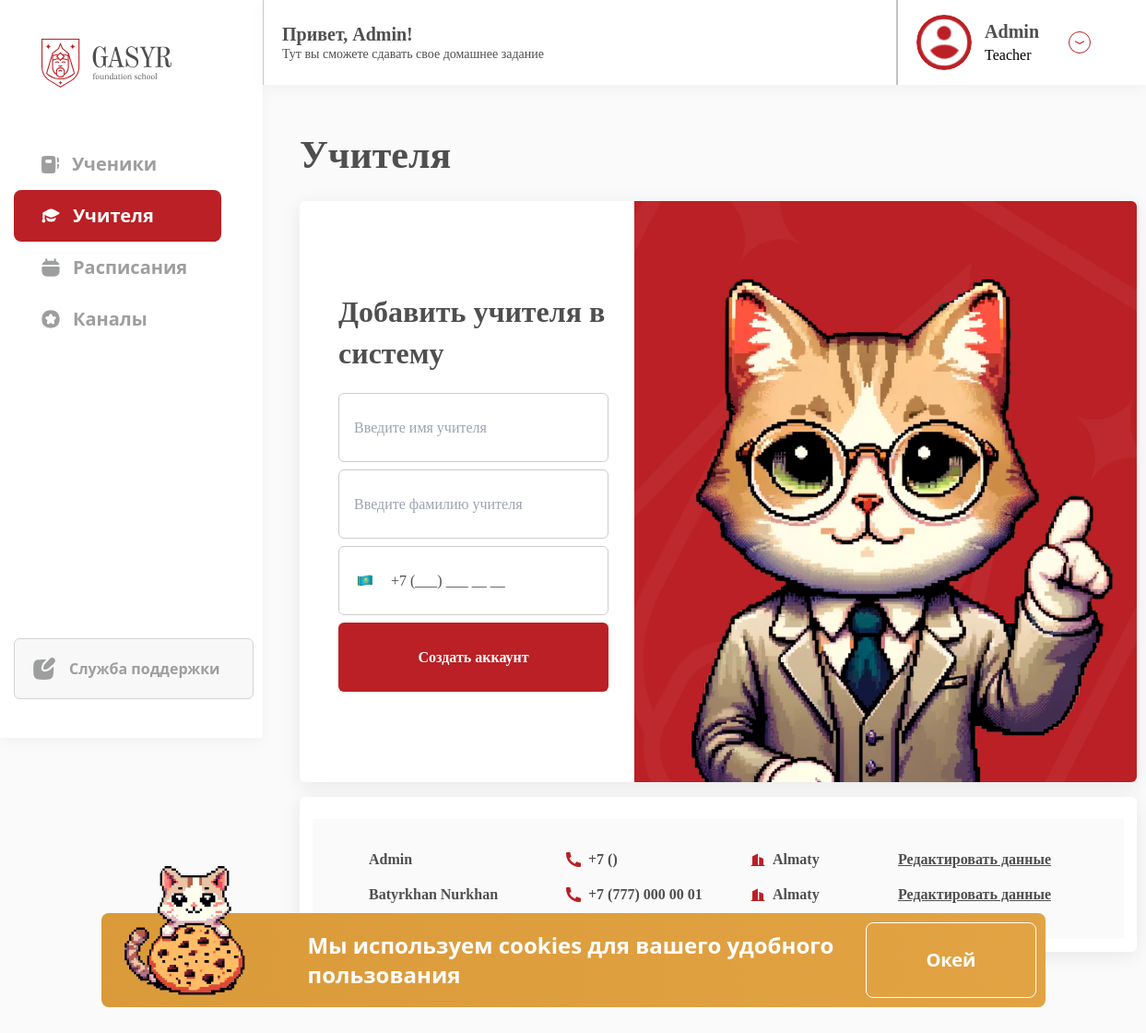
The page /users/create-teacher/ (signed in) on the database its author committed.
### users/models.py (models this page shows, shortened)
class CustomUser(AbstractBaseUser, PermissionsMixin):
    ROLE_CHOICES = (
        ('Anonymous', 'Anonymous'),
        ('Student', 'Student'),
        ('Teacher', 'Teacher'),
        ('Mentor', 'Mentor'),
        ('Psychologist', 'Psychologist'),
        ('Orientologist', 'Orientologist'),
    )
    full_name = models.CharField(max_length=255)
    phone_number = models.CharField(max_length=22, unique=True)
    user_city = models.CharField(max_length=100, choices=[(city, city) for city in
                                                          ['Astana', 'Almaty', 'Shymkent', 'Karaganda', 'Aktobe',
                                                           'Taraz', 'Pavlodar', 'Oskemen', 'Semey', 'Atyrau']])
    role = models.CharField(max_length=13, choices=ROLE_CHOICES, blank=True, null=True, default='Anonymous')
    login_code = models.CharField(max_length=7, blank=True, null=True, unique=True)
    profile_picture = models.ImageField(upload_to='profile_pics/', blank=True, null=True)
    is_active = models.BooleanField(default=True)
    is_staff = models.BooleanField(default=False)
    has_access = models.BooleanField(default=False)
    email = models.EmailField(max_length=255, unique=True, validators=[EmailValidator()], null=True, blank=True)
    last_opened_content_id = models.PositiveIntegerField(null=True, blank=True)
    admission_country = models.CharField(max_length=255, verbose_name='Страна поступление', blank=True, null=True)
    education_class = models.CharField(max_length=100, verbose_name='Класс обучения', blank=True, null=True)
    registration_date = models.DateField(verbose_name='Дата регистрации', default=date.today, editable=True)
    contract_end_date = models.DateField(verbose_name='Дата окончание договора', blank=True, null=True)
    objects = CustomUserManager()
    USERNAME_FIELD = 'phone_number'
    REQUIRED_FIELDS = ['full_name', 'user_city']
    class Meta:
        verbose_name = 'User'
        verbose_name_plural = 'Users'

### users/views.py (the view)
# urls.py: path('create-teacher/', create_teacher, name='create-teacher'),
@login_required
def create_teacher(request):
    if not (request.user.is_superuser or request.user.role == 'Mentor'):
        messages.error(request, "Неавторизованный")
        return redirect('subjects:home')
    if request.method == 'POST':
        form = TeacherCreationForm(request.POST)
        if form.is_valid():
            user, password = form.save()  # Save the user and get the generated password
            request.session[user.phone_number] = password
            success_message = f'Учитель успешно создан!'
            messages.success(request, success_message)
            response = redirect('users:create-teacher')
            response['Location'] += f'?phone={user.phone_number}'
            return response
        else:
            messages.error(request, 'Пожалуйста убедитесь что ввели правильно')
    else:
        form = TeacherCreationForm()
    teachers = CustomUser.objects.filter(role='Teacher')
    passwords = {teacher.phone_number: request.session.get(teacher.phone_number) for teacher in teachers}
    context = {
        'form': form,
        'teachers': teachers,
        'passwords': passwords,
        'page': 'teachers',
    }
    phone = request.GET.get('phone')
    if phone: context['phone'] = phone
    return render(request, 'users/create_teacher.html', context)

### users/forms.py (shortened to what this page needs)
class TeacherCreationForm(forms.ModelForm):
    first_name = forms.CharField(max_length=255, required=True)
    last_name = forms.CharField(max_length=255, required=True)
    phone_number = forms.CharField(max_length=22, required=True)  # Make sure to capture this in the form fields if you want to normalize it in the form
    class Meta:
        model = CustomUser
        fields = ['phone_number']

### courses/templatetags/course_tags.py (called while the page is built)
@register.filter
def format_phone_number(number):
    return f"+{number[0:1]} ({number[1:4]}) {number[4:7]} {number[7:9]} {number[9:11]}"

### users/templates/users/create_teacher.html (shortened to what this page needs)
{% extends 'subjects/base.html' %}
{% load course_tags %}
{% load custom_filters %}
{% load static %}
{% load l10n %}
{% block flex-content %}
    {% include "subjects/components/crm2-mentor-sidebar.html" %}
    <main class="main flex-1 pb-[100px] w-3/4 font-[Qanelas]">
        {% include "subjects/components/crm2-header.html" %}
        <div class="pt-[50px] ml-[40px] mr-[78px] grid ">
            <h1 class="text-[42px] text-black-main font-semibold leading-[52px] mb-[24px]">Учителя</h1>
            <div class="grid gap-[16px]">
                <div class="bg-white flex justify-between rounded-md shadow-[0px_4px_20px_0px_#00000014] h-[630px]">
                    <div class="flex flex-col justify-center pl-[42px] pr-[28px] w-2/5">
                        <h3 class="text-black-main text-[32px] leading-[45px] font-semibold mb-[12px]">
                            Добавить учителя в систему
                        </h3>
                        <form method="post" action="{% url 'users:create-teacher' %}"
                              class="w-full space-y-[8px]">
                            <div>
                                <input type="text" name="first_name" required
                                       class="w-full h-[75px] border-[1px] border-[#CDCDCD] rounded-md px-[16px] focus:outline-none font-regular text-[16px] leading-[22px] text-black-main"
                                       placeholder="Введите имя учителя">
                            </div>
                            <div>
                                <input type="text" name="last_name" id="id_last_name" required
                                       class="w-full h-[75px] border-[1px] border-[#CDCDCD] rounded-md px-[16px] focus:outline-none font-regular text-[16px] leading-[22px] text-black-main"
                                       placeholder="Введите фамилию учителя">
                            </div>
                            <div class="relative">
                                <input type="tel" name="phone_number"
                                       id="id_phone_number" value="+7 (___) ___ __ __" required
                                       class="w-full h-[75px] border-[1px] border-[#CDCDCD] rounded-md px-[16px] pl-14 focus:outline-none font-regular text-[16px] leading-[22px] text-black-main"
                                       placeholder="Enter phone number">
                                <div class="absolute top-7 left-2 pl-3
                                    flex items-center
                                    pointer-events-none">
                                </div>
                            </div>
                            <div>
                                <button type="submit"
                                        class="w-full bg-accent-red text-white rounded-md h-[75px] flex items-center justify-center text-[16px] leading-[22px] font-semibold">
                                    Создать аккаунт
                                </button>
                            </div>
                        </form>
                    </div>
                    {% if phone %}
                        <div class="w-3/5 rounded-r-md flex justify-center items-center bg-center bg-no-repeat bg-cover"
                             style="background-image: url({% static 'core/images/crm2/teacherBG.png' %});">
                            <div class="bg-white w-[450px] rounded-md pt-[40px] pl-[32px] pr-[77px] pb-[46px] grid gap-[12px]">
                                <div class="grid gap-[2px]">
                                    <label for="number"
                                           class="text-black-main text-[24px] leading-[33px] font-semibold">Вход по
                                        номеру
                                        телефона</label>
                                    <div class="flex items-center relative">
                                        <img src="{% static 'core/icons/kz.png' %}" alt="Kazakhstan Flag"
                                             class="max-w-[20px] max-h-[25px] absolute left-[20px]">
                                        <input type="text" id="id_phone_number" value="{{ phone|format_phone_number }}"
                                               class="h-[56px] pl-[52px] pr-[14px] border-[1px] border-[#CDCDCD] rounded-md w-full focus:outline-none text-[18px] leading-[26px] font-semibold text-black-main"
                                               readonly>
                                    </div>
                                </div>
                                <div class="grid gap-[2px]">
                                    <label for="password"
                                           class="text-black-main text-[24px] leading-[33px] font-semibold mb-[2px]">Пароль</label>
                                    <div class="flex items-center relative">
                                        <input type="text" id="password" value="{{ phone|get_pass:request }}"
                                               class="h-[56px] px-[14px] border-[1px] border-[#CDCDCD] rounded-md w-full focus:outline-none text-[18px] leading-[26px] font-medium text-black-main"
                                               readonly>
                                        <button onclick="copyPassword()"
                                                class="absolute -right-[35px] max-w-[20px] max-h-[22px] focus:outline-none">
                                            <img src="{% static 'assets/copyIcon.svg' %}" alt="">
                                        </button>
                                    </div>
                                </div>
                            </div>
                        </div>
                    {% else %}
                        <div class="w-3/5 rounded-r-md flex justify-center items-end bg-center bg-no-repeat bg-cover"
                             style="background-image: url({% static 'core/images/crm2/teacherBG.png' %});">
                            <img src="{% static 'core/images/cats/suit.png' %}" id="cat_img"
                                 class="max-h-[555px] max-w-[534px]">
                        </div>
                    {% endif %}
                </div>
                <div class="bg-white shadow-[0px_4px_20px_0px_#00000014] rounded-md p-[14px]">
                    <div class="numberOfStudents pt-[33px] px-[30px] pb-[37px] bg-[#FAFAFA] rounded-sm mt-[10px]">
                        <ul class="grid gap-[16px] max-h-[425px] overflow-y-auto px-[15px]">
                            {% for teacher in teachers %}
                                <li class="flex justify-between w-full items-center">
                                    <div class="gap-[16px] flex items-center w-[230px]">
                                        <h5 class="font-semibold text-[16px] leading-[20px] text-black-main">{{ teacher.full_name }}</h5>
                                    </div>
                                    <div class="flex gap-[8px] items-center w-[200px]">
                                        <img src="{% static 'core/icons/phone-fill-accent-red.svg' %}" alt=""
                                             class="max-w-[16px] max-h-[16px]">
                                        <span class="font-semibold text-[16px] leading-[22px] text-black-main">{{ teacher.phone_number|format_phone_number }}</span>
                                    </div>
                                    <div class="city flex gap-[8px] items-center w-[160px]">
                                        <img src="{% static 'core/icons/city-fill-accent-red.svg' %}" alt=""
                                             class="max-w-[16px] max-h-[16px]">
                                        <span class="font-semibold text-[16px] leading-[22px] text-black-main">{{ teacher.user_city }}</span>
                                    </div>
                                    <a href="{% url 'users:create-teacher' %}?phone={{ teacher.phone_number }}" class="underline font-semibold text-[16px] w-[200px] leading-[22px] text-black-main hover:no-underline">
                                        Редактировать данные
                                    </a>
                                </li>
                            {% empty %}
                                <li>No teachers found.</li>
                            {% endfor %}
                        </ul>
                    </div>
                </div>
            </div>
        </div>
    </main>
{% endblock %}

### subjects/templates/subjects/components/crm2-header.html (shortened to what this page needs)
{% load static %}
<header class="w-without-slider z-50 w-full top-0 right-0 sticky">
    <div class="pt-3 md:pt-0 w-full header shadow-[0px_4px_14px_0px_#0000000A] items-center justify-between md:border-l md:border-l-[#c6c6c6] bg-white flex px-5">
        <div class="header__content hidden md:block">
            <h1 class="header__title text-black-main font-semibold text-[20px] leading-[24px] mb-[2px]">
                Привет, {{ user.full_name }}!
            </h1>
            <p class="header__subtitle text-[14px] leading-[16px] font-regular text-black-main">
                Тут вы сможете сдавать свое домашнее задание
            </p>
        </div>
        <div class="header__author">
            <div class="md:border-l-2 md:border-gray py-4 pl-5 md:pr-10 flex flex-row items-center">
                <img class="w-[42px] h-[42px] md:w-[60px] md:h-[60px] object-cover rounded-full"
                    src="{% if user.profile_picture %}
                        /media/{{ user.profile_picture }}
                    {% else %}
                        {% static "core/images/default-user.svg" %}
                    {% endif %}" alt="">
                <div class="ml-3.5 mr-8 h-fit hidden md:block">
                    <h2 class="text-xl text-black-main font-bold">{{ user.full_name }}</h2>
                    <p class="m-0">{{ user.role }}</p>
                </div>
                <div class="relative ease-in hidden md:block" x-data="{ open: false }">
                    <img class="cursor-pointer" onclick="toggleDropdown(event)" id="dropdownButton"
                         src="{% static "core/icons/user-arrow.svg" %}">
                </div>
            </div>
        </div>
    </div>
</header>

### rows shown on the page
CustomUser: full_name "Admin", role "Teacher", phone_number "+7 ()", user_city "Almaty"
CustomUser: full_name "Batyrkhan Nurkhan", phone_number "+7 (777) 000 00 01", user_city "Almaty"
